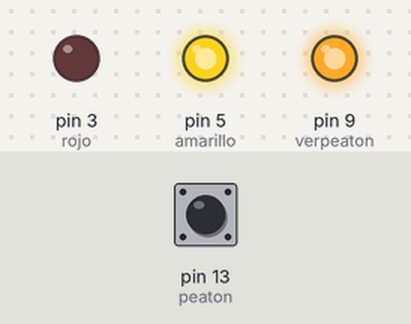
A sketch run on a simulated Arduino Uno, built with avr-gcc and run on an emulated ATmega328P. On the bench: output pins drawn as LEDs (lit = HIGH). Inputs (shaded band) come from the test bench; at power-on: pin 13 (peaton) HIGH. Pins used as bus, display or sensor lines are not drawn.

Above: at 2.8 s.
2.9 s: pin 13 (peaton) pulled LOW for 2.45 s
At 3.4 s:
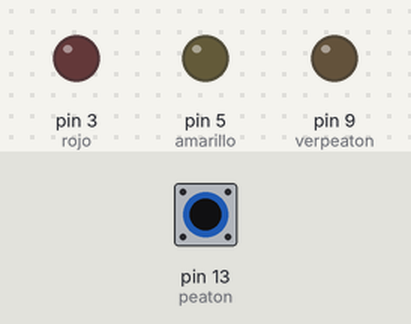
At 11.1 s:
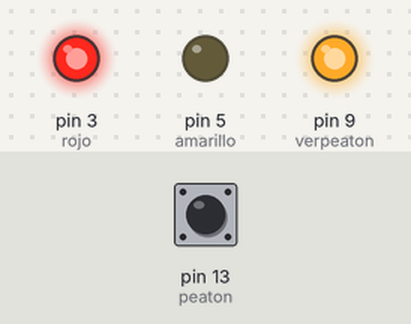
Timing chart, 0 to 16.5 s (numbered marks = the images above; inputs shaded):
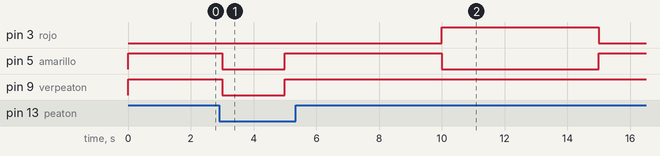

Measured:
- after the input at 2.9 s, pin 9 (verpeaton): HIGH → LOW after 0.10 s, → HIGH 2.0 s later

The sketch:

SEMAFORO_INT.ino
```cpp
int rojo = 3;
int amarillo = 5;
int verde = 7;

int verpeaton = 9;
int rojpeaton = 11;
int peaton = 13;

int contR = 5;
int contV = 5;
int contA = 5;

void setup() {
  pinMode(rojo, OUTPUT);
  pinMode(amarillo, OUTPUT);
  pinMode(verde, OUTPUT);
  pinMode(verpeaton, OUTPUT);
  pinMode(rojpeaton, OUTPUT);
  pinMode(peaton, INPUT_PULLUP);
}

void loop() {
  for (int i = 0; i < contR + contV + contA; i++) {
    if (i < contV) {
      // Estado Verde
      digitalWrite(rojo, LOW);
      digitalWrite(verde, HIGH);
      digitalWrite(amarillo, LOW);
      // Luces peatón
      digitalWrite(rojpeaton, HIGH);
      digitalWrite(verpeaton, LOW);
      if (digitalRead(peaton) == HIGH) {
        // Peatón cruzando
        digitalWrite(rojo, LOW);
        digitalWrite(verde, LOW);
        digitalWrite(amarillo, HIGH);
        digitalWrite(rojpeaton, LOW);
        digitalWrite(verpeaton, HIGH);
      }
    } else if (i < contA + contV) {
      // Estado Amarillo
      digitalWrite(rojo, LOW);
      digitalWrite(verde, LOW);
      digitalWrite(amarillo, HIGH);
      digitalWrite(rojpeaton, LOW);
      digitalWrite(verpeaton, HIGH);

    } else {
      // Estado Rojo
      digitalWrite(rojo, HIGH);
      digitalWrite(verde, LOW);
      digitalWrite(amarillo, LOW);
      digitalWrite(rojpeaton, LOW);
      digitalWrite(verpeaton, HIGH);

    }
    delay(1000);
  }
}
```
